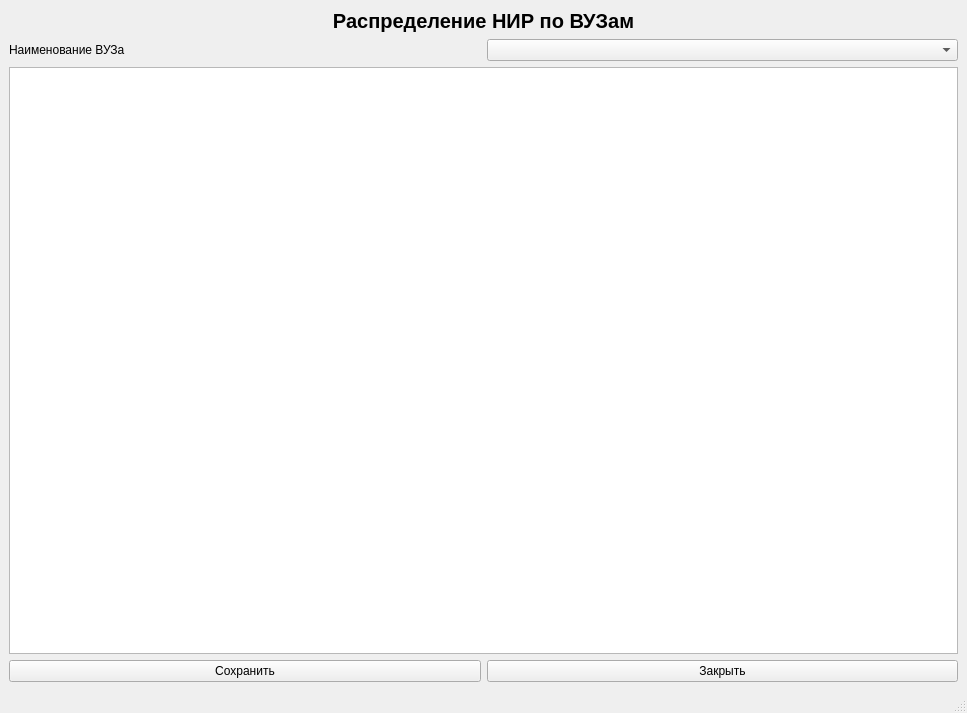
<?xml version="1.0" encoding="UTF-8"?>
<ui version="4.0">
 <class>MainWindow</class>
 <widget class="QMainWindow" name="MainWindow">
  <property name="geometry">
   <rect>
    <x>0</x>
    <y>0</y>
    <width>967</width>
    <height>713</height>
   </rect>
  </property>
  <property name="windowTitle">
   <string>MainWindow</string>
  </property>
  <widget class="QWidget" name="centralwidget">
   <layout class="QVBoxLayout" name="verticalLayout_3">
    <item>
     <layout class="QVBoxLayout" name="verticalLayout">
      <item>
       <widget class="QLabel" name="label">
        <property name="sizePolicy">
         <sizepolicy hsizetype="Preferred" vsizetype="Preferred">
          <horstretch>0</horstretch>
          <verstretch>0</verstretch>
         </sizepolicy>
        </property>
        <property name="font">
         <font>
          <pointsize>15</pointsize>
          <weight>75</weight>
          <italic>false</italic>
          <bold>true</bold>
          <underline>false</underline>
          <strikeout>false</strikeout>
          <kerning>true</kerning>
         </font>
        </property>
        <property name="tabletTracking">
         <bool>false</bool>
        </property>
        <property name="focusPolicy">
         <enum>Qt::NoFocus</enum>
        </property>
        <property name="acceptDrops">
         <bool>false</bool>
        </property>
        <property name="frameShape">
         <enum>QFrame::NoFrame</enum>
        </property>
        <property name="frameShadow">
         <enum>QFrame::Plain</enum>
        </property>
        <property name="text">
         <string>Распределение НИР по ВУЗам</string>
        </property>
        <property name="textFormat">
         <enum>Qt::AutoText</enum>
        </property>
        <property name="alignment">
         <set>Qt::AlignCenter</set>
        </property>
        <property name="wordWrap">
         <bool>false</bool>
        </property>
        <property name="margin">
         <number>0</number>
        </property>
       </widget>
      </item>
      <item>
       <layout class="QHBoxLayout" name="horizontalLayout_9">
        <item>
         <widget class="QLabel" name="label_10">
          <property name="font">
           <font>
            <pointsize>9</pointsize>
           </font>
          </property>
          <property name="text">
           <string>Наименование ВУЗа</string>
          </property>
         </widget>
        </item>
        <item>
         <widget class="QComboBox" name="VUZCombo"/>
        </item>
       </layout>
      </item>
      <item>
       <widget class="QTableView" name="tableView">
        <property name="sizePolicy">
         <sizepolicy hsizetype="Expanding" vsizetype="MinimumExpanding">
          <horstretch>0</horstretch>
          <verstretch>0</verstretch>
         </sizepolicy>
        </property>
       </widget>
      </item>
      <item>
       <layout class="QHBoxLayout" name="horizontalLayout_8">
        <item>
         <widget class="QPushButton" name="saveBtn">
          <property name="text">
           <string>Сохранить</string>
          </property>
         </widget>
        </item>
        <item>
         <widget class="QPushButton" name="closeBtn">
          <property name="text">
           <string>Закрыть</string>
          </property>
         </widget>
        </item>
       </layout>
      </item>
     </layout>
    </item>
   </layout>
  </widget>
  <widget class="QMenuBar" name="menubar">
   <property name="geometry">
    <rect>
     <x>0</x>
     <y>0</y>
     <width>967</width>
     <height>27</height>
    </rect>
   </property>
  </widget>
  <widget class="QStatusBar" name="statusbar"/>
 </widget>
 <resources/>
 <connections/>
</ui>
